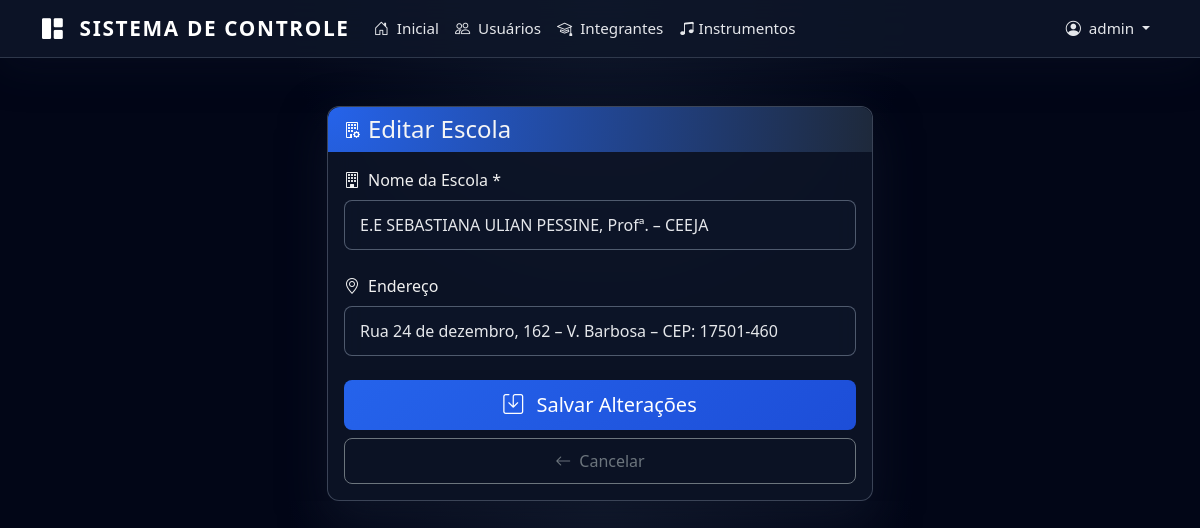
The page /admin/escola/edit/55 (signed in) on the database its author committed.
### app/models.py (models this page shows, shortened)
class User(UserMixin, db.Model):
    id = db.Column(db.Integer, primary_key=True)
    username = db.Column(db.String(100), unique=True, nullable=False)
    password = db.Column(db.String(255), nullable=False)
    is_admin = db.Column(db.Boolean, default=False)
    is_active = db.Column(db.Boolean, default=True)
    must_change_password = db.Column(db.Boolean, default=True)
    login_attempts = db.Column(db.Integer, default=0)
    blocked_until = db.Column(db.DateTime, nullable=True)

class Escola(db.Model):
    id = db.Column(db.Integer, primary_key=True)
    nome = db.Column(db.String(200), nullable=False)
    endereco = db.Column(db.String(300))
    alunos = db.relationship('AlunoEscola', backref='escola', lazy=True)

### app/routes.py (the view, shortened to what this page needs)
@main_bp.route("/admin/escola/edit/<int:escola_id>", methods=["GET", "POST"])
@login_required
@profissional_required
def editar_escola(escola_id):
    escola = Escola.query.get_or_404(escola_id)
    return render_template("admin_escola_form.html", escola=escola, titulo="Editar Escola")

### app/__init__.py (called while the page is built)
@login_manager.user_loader
def load_user(user_id):
    from .models import User
    return User.query.get(int(user_id))

### app/utils.py (called while the page is built)
def profissional_required(f):
    @wraps(f)
    def decorated_function(*args, **kwargs):
        if not current_user.is_authenticated:
            flash("Faça login para continuar.")
            return redirect(url_for("auth.login"))
        return f(*args, **kwargs)
    return decorated_function

### templates/admin_escola_form.html (shortened to what this page needs)
{% extends "base.html" %}
{% block content %}
<div class="container mt-5 fade-in">
  <div class="row justify-content-center">
    <div class="col-md-6">
      <div class="card">
        <div class="card-header bg-dark text-white d-flex align-items-center">
          <i class="bi {{ 'bi-building-plus' if not escola else 'bi-building-gear' }} me-2"></i>
          <h4 class="mb-0">{{ titulo }}</h4>
        </div>
        <div class="card-body">
          <form method="POST">
            <div class="mb-4">
              <label for="nome" class="form-label">
                <i class="bi bi-building me-2"></i>Nome da Escola *
              </label>
              <input type="text" name="nome" id="nome" class="form-control"
                     value="{{ escola.nome if escola else '' }}" required>
            </div>
            <div class="mb-4">
              <label for="endereco" class="form-label">
                <i class="bi bi-geo-alt me-2"></i>Endereço
              </label>
              <input type="text" name="endereco" id="endereco" class="form-control"
                     value="{{ escola.endereco if escola else '' }}"
                     placeholder="Rua, número, complemento">
            </div>
            <div class="d-grid gap-2">
              <button type="submit" class="btn btn-dark btn-lg">
                <i class="bi {{ 'bi-check2-circle' if not escola else 'bi-save' }} me-2"></i>
                {% if escola %}
                  Salvar Alterações
                {% else %}
                  Criar Escola
                {% endif %}
              </button>
              <a href="{{ url_for('main.listar_escolas') }}" class="btn btn-outline-secondary">
                <i class="bi bi-arrow-left me-2"></i>Cancelar
              </a>
            </div>
          </form>
        </div>
      </div>
    </div>
  </div>
</div>
{% endblock %}

### templates/base.html (shortened to what this page needs)
<!DOCTYPE html>
<html lang="pt-br">
<head>
  <link href="https://cdn.jsdelivr.net/npm/bootstrap@5.3.8/dist/css/bootstrap.min.css" rel="stylesheet">
  <link rel="stylesheet" href="https://cdn.jsdelivr.net/npm/bootstrap-icons@1.11.3/font/bootstrap-icons.min.css">
  <link rel="stylesheet" href="{{ url_for('static', filename='css/style.css') }}">
</head>
<body>
  {% if current_user.is_authenticated %}
  <nav class="navbar navbar-expand-md navbar-dark">
    <div class="container">
      <a class="navbar-brand" href="{{ url_for('main.dashboard') }}">
        <i class="bi bi-grid-1x2-fill me-2"></i> Sistema de Controle
      </a>
      <div class="collapse navbar-collapse" id="navbarNav">
        <ul class="navbar-nav me-auto">
          <li class="nav-item">
            <a class="nav-link" href="{{ url_for('main.dashboard') }}">
              <i class="bi bi-house-door me-1"></i> Inicial
            </a>
          </li>
          {% if current_user.is_admin %}
          <li class="nav-item">
            <a class="nav-link" href="{{ url_for('main.listar_usuarios') }}">
              <i class="bi bi-people me-1"></i> Usuários
            </a>
          </li>
          {% endif %}
          <li class="nav-item">
            <a class="nav-link" href="{{ url_for('main.listar_alunos') }}">
              <i class="bi bi-mortarboard me-1"></i> Integrantes
            </a>
          </li>
          <li class="nav-item">
            <a class="nav-link" href="{{ url_for('main.listar_instrumentos') }}">
              <i class="bi bi-music-note-beamed"></i> Instrumentos
            </a>
          </li>
        </ul>
        <ul class="navbar-nav">
          <li class="nav-item dropdown">
            <a class="nav-link dropdown-toggle" href="#" role="button" data-bs-toggle="dropdown" aria-expanded="false">
              <i class="bi bi-person-circle me-1"></i> {{ current_user.username }}
            </a>
          </li>
        </ul>
      </div>
    </div>
  </nav>
  {% endif %}
  <main class="{% if not current_user.is_authenticated %}min-vh-100{% endif %}">
    {% block content %}{% endblock %}
  </main>
</body>
</html>

### static/css/style.css (style rules this page uses)
:root { --primary-color: #0f172a; --secondary-color: #1e293b; --accent-color: #2563eb; --highlight-color: #e94560; --text-light: #e5e7eb; --text-muted: #9ca3af; --surface-color: #ffffff; --surface-muted: rgba(15, 23, 42, 0.04); --success-color: #22c55e; --warning-color: #facc15; --danger-color: #ef4444; }
body { font-family: system-ui, -apple-system, BlinkMacSystemFont, 'Segoe UI', Tahoma, Geneva, Verdana, sans-serif; background: radial-gradient(circle at top, #0f172a 0, #020617 40%, #020617 100%); color: #e5e7eb; }
.navbar { background: rgba(15, 23, 42, 0.85) !important; backdrop-filter: blur(16px); -webkit-backdrop-filter: blur(16px); border-bottom: 1px solid rgba(148, 163, 184, 0.25); box-shadow: 0 10px 40px rgba(15, 23, 42, 0.35); }
.navbar-brand { font-weight: 700; font-size: 1.3rem; letter-spacing: 0.08em; text-transform: uppercase; }
.nav-link { font-weight: 500; font-size: 0.95rem; color: #e5e7eb !important; transition: color 0.25s ease, opacity 0.25s ease; }
.card { border: none; border-radius: 12px; background: rgba(15, 23, 42, 0.75); backdrop-filter: blur(18px); -webkit-backdrop-filter: blur(18px); border: 1px solid rgba(148, 163, 184, 0.35); box-shadow: 0 18px 45px rgba(15, 23, 42, 0.7); transition: transform 0.3s ease, box-shadow 0.3s ease; }
.card-header { background: radial-gradient(circle at top left, var(--accent-color), var(--secondary-color)); border-radius: 12px 12px 0 0 !important; border: none; }
.btn { border-radius: 8px; font-weight: 500; padding: 10px 20px; transition: all 0.3s ease; }
.btn-dark { background: linear-gradient(135deg, var(--accent-color), #1d4ed8); border: none; }
.form-control { border-radius: 8px; border: 1px solid rgba(148, 163, 184, 0.5); padding: 12px 15px; transition: all 0.3s ease; background-color: rgba(15, 23, 42, 0.65); color: #e5e7eb; }
.form-label { font-weight: 500; color: #f0f0f0; margin-bottom: 8px; }
h2, h3, h4, h5, h6 { color: #f5f5f5; }
.fade-in { animation: fadeIn 0.5s ease-out; }

### rows shown on the page
User: username "admin"
Escola: nome "E.E SEBASTIANA ULIAN PESSINE, Profª. – CEEJA", endereco "Rua 24 de dezembro, 162 – V. Barbosa – CEP: 17501-460"

### other values the page prints
{{ titulo }} "Editar Escola"
